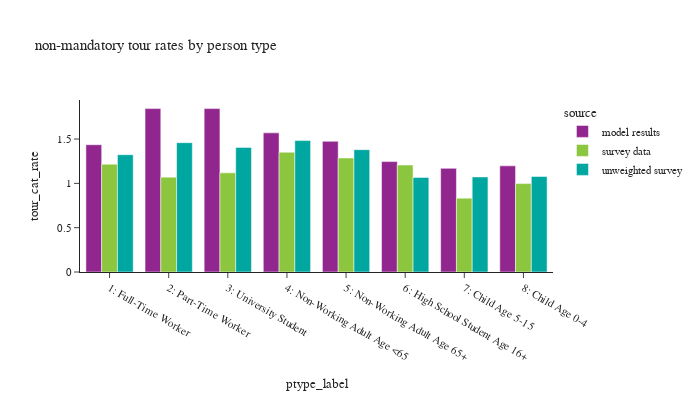

The cell this chart's notebook holds for it:
### Markdown cell above
- tour rates

### Code cell
df_plot = non_m_tour_data. \
    groupby(['source','ptype_label','tour_category'])[['tour_weight']].sum().reset_index(). \
    merge(df_ptype_count, how='left', on=['source','ptype_label'])
df_plot['tour_cat_rate'] = df_plot['tour_weight']/df_plot['person_weight']

fig = px.bar(df_plot, x="ptype_label", y="tour_cat_rate", color="source",barmode="group",
             # facet_col="ptype_label",facet_col_wrap=2,
             title="non-mandatory tour rates by person type")
fig.for_each_annotation(lambda a: a.update(text=a.text.split("=")[-1]))
fig.update_layout(height=400, width=700)
fig.show()

### Figure 1 — Plotly figure (JSON) as saved in the notebook; plotly's stock layout.template omitted (floating-point values rounded to 4 significant figures)
{"data": [{"alignmentgroup": "True", "hovertemplate": "source=model results<br>ptype_label=%{x}<br>tour_cat_rate=%{y}<extra></extra>", "legendgroup": "model results", "marker": {"color": "#91268F", "pattern": {"shape": ""}}, "name": "model results", "offsetgroup": "model results", "orientation": "v", "showlegend": true, "textposition": "auto", "type": "bar", "x": ["1: Full-Time Worker", "2: Part-Time Worker", "3: University Student", "4: Non-Working Adult Age <65", "5: Non-Working Adult Age 65+", "6: High School Student Age 16+", "7: Child Age 5-15", "8: Child Age 0-4"], "xaxis": "x", "y": [1.436, 1.843, 1.843, 1.57, 1.474, 1.245, 1.169, 1.198], "yaxis": "y"}, {"alignmentgroup": "True", "hovertemplate": "source=survey data<br>ptype_label=%{x}<br>tour_cat_rate=%{y}<extra></extra>", "legendgroup": "survey data", "marker": {"color": "#8CC63E", "pattern": {"shape": ""}}, "name": "survey data", "offsetgroup": "survey data", "orientation": "v", "showlegend": true, "textposition": "auto", "type": "bar", "x": ["1: Full-Time Worker", "2: Part-Time Worker", "3: University Student", "4: Non-Working Adult Age <65", "5: Non-Working Adult Age 65+", "6: High School Student Age 16+", "7: Child Age 5-15", "8: Child Age 0-4"], "xaxis": "x", "y": [1.216, 1.07, 1.118, 1.351, 1.286, 1.207, 0.8334, 0.9974], "yaxis": "y"}, {"alignmentgroup": "True", "hovertemplate": "source=unweighted survey<br>ptype_label=%{x}<br>tour_cat_rate=%{y}<extra></extra>", "legendgroup": "unweighted survey", "marker": {"color": "#00A7A0", "pattern": {"shape": ""}}, "name": "unweighted survey", "offsetgroup": "unweighted survey", "orientation": "v", "showlegend": true, "textposition": "auto", "type": "bar", "x": ["1: Full-Time Worker", "2: Part-Time Worker", "3: University Student", "4: Non-Working Adult Age <65", "5: Non-Working Adult Age 65+", "6: High School Student Age 16+", "7: Child Age 5-15", "8: Child Age 0-4"], "xaxis": "x", "y": [1.323, 1.459, 1.406, 1.483, 1.38, 1.067, 1.073, 1.077], "yaxis": "y"}], "layout": {"barmode": "group", "height": 400, "legend": {"title": {"text": "source"}, "tracegroupgap": 0}, "title": {"text": "non-mandatory tour rates by person type"}, "width": 700, "xaxis": {"anchor": "y", "domain": [0.0, 1.0], "title": {"text": "ptype_label"}}, "yaxis": {"anchor": "x", "domain": [0.0, 1.0], "title": {"text": "tour_cat_rate"}}}}
